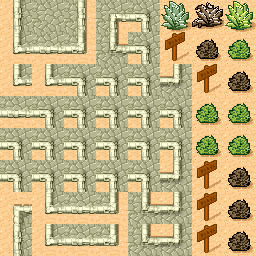

Tiled map render using the project's own tile images. Description and the map definition, with tile-layer contents summarised, below:
An orthogonal 8x8 tile map with 32x32 px tiles, 3 tile layers (Tile Layer 1, Tile Layer 2, Tile Layer 3), 3 tilesets and 1 object (wew).

<map version="1.0" orientation="orthogonal" renderorder="right-down" width="8" height="8" tilewidth="32" tileheight="32" nextobjectid="3">
 <properties>
  <property name="map prop" value="map prop" />
 </properties>
 <tileset firstgid="1" name="tileset" tilewidth="32" tileheight="16" tilecount="2" columns="0">
  <tileoffset x="2" y="0" />
  <properties>
   <property name="tileset 1 prop" value="tileset 1 prop" />
  </properties>
  <tile id="10">
   <properties>
    <property name="tileset 1 tile 1 prop" value="tileset 1 tile 1 prop" />
   </properties>
   <image width="32" height="16" source="tileset.atlas/dirt.png" />
  </tile>
  <tile id="11">
   <properties>
    <property name="tileset 1 tile 2 prop" value="tileset 1 tile 2 prop" />
   </properties>
   <image width="32" height="16" source="tileset.atlas/grass.png" />
  </tile>
 </tileset>
 <tileset firstgid="13" name="tileset 2" tilewidth="32" tileheight="16" tilecount="2" columns="0">
  <tile id="0">
   <image width="32" height="16" source="tileset.atlas/sand.png" />
  </tile>
  <tile id="1">
   <image width="32" height="16" source="tileset.atlas/water.png" />
  </tile>
 </tileset>
 <tileset firstgid="15" name="sprite sheet" tilewidth="32" tileheight="32" spacing="1" margin="1" tilecount="48" columns="8">
  <image source="tmw_desert_spacing.png" width="265" height="199" />
  <tile id="36">
   <properties>
    <property name="sprite sheet prop" value="sprite sheet prop" />
   </properties>
  </tile>
 </tileset>
 <layer name="Tile Layer 1" width="8" height="8">
  <properties>
   <property name="layer prop" value="layer prop" />
  </properties>
  <data>[64 cells, 64 non-empty, 2 distinct tile ids]</data>
 </layer>
 <layer name="Tile Layer 2" width="8" height="8" opacity="0.4">
  <data>[64 cells, 41 non-empty, 3 distinct tile ids]</data>
 </layer>
 <layer name="Tile Layer 3" width="8" height="8">
  <properties>
   <property name="sdadasd" value="sadsadasdascv rwe wer" />
  </properties>
  <data>[64 cells, 64 non-empty, 17 distinct tile ids]</data>
 </layer>
 <objectgroup name="Object Layer 1">
  <properties>
   <property name="sdff" value="w352353245" />
  </properties>
  <object id="1" name="object 1" type="wew" x="64" y="96" width="32" height="32">
   <properties>
    <property name="obj p" value="object prop" />
   </properties>
  </object>
 </objectgroup>
</map>
